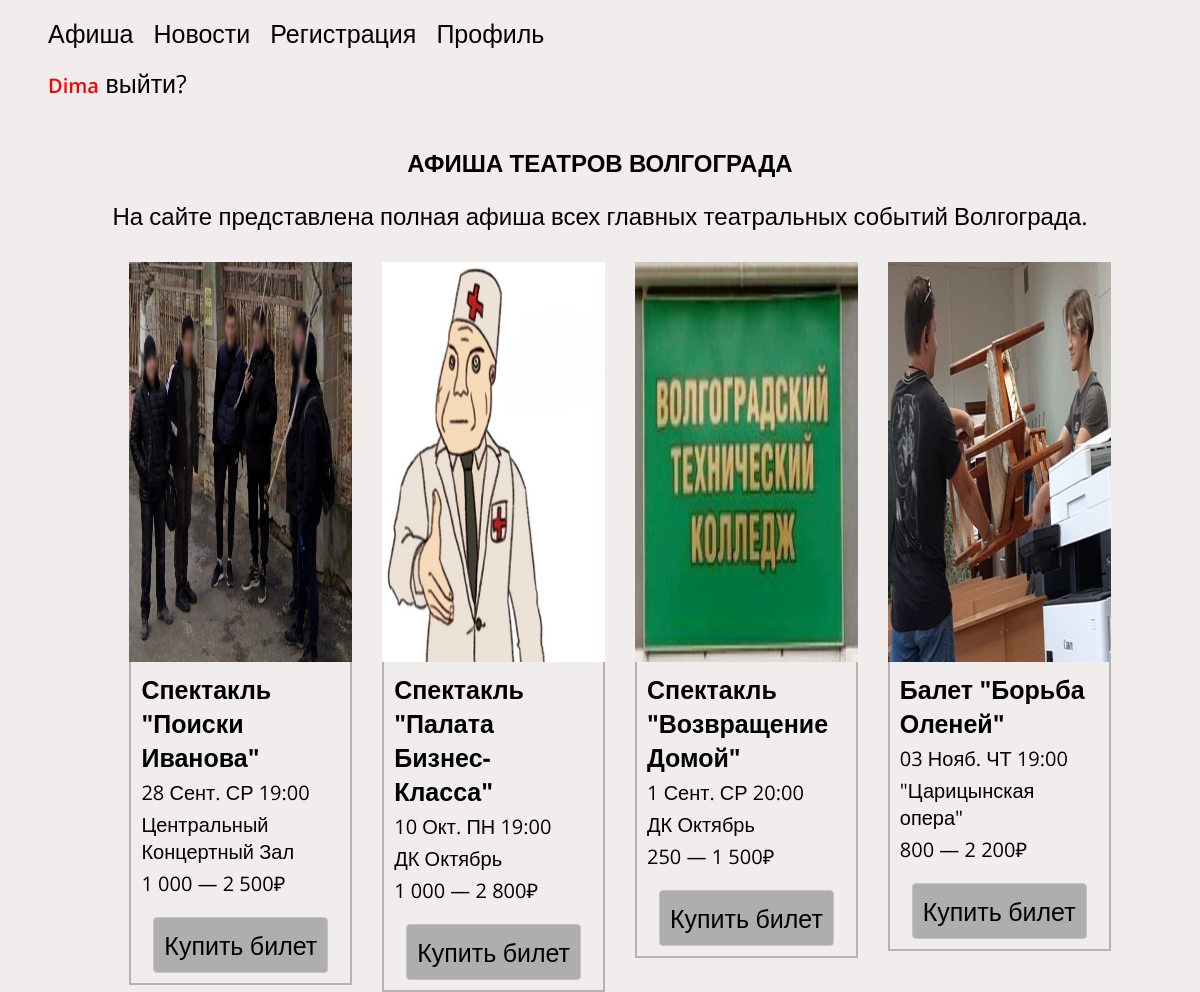
/ (signed in), run on the app's committed database.
### tables this page shows
CREATE TABLE `user` (
  `id` int NOT NULL,
  `login` varchar(255) NOT NULL,
  `password` varchar(255) NOT NULL
);

CREATE TABLE `poster` (
  `id` int NOT NULL,
  `img` varchar(255) NOT NULL,
  `name` varchar(255) NOT NULL,
  `date` varchar(255) NOT NULL,
  `place` varchar(255) NOT NULL,
  `price` varchar(255) NOT NULL
);

### index.php (the view, shortened to what this page needs)
<?php
include 'connect.php';
if (!$conn) {
    die("Ошибка: " . mysqli_connect_error());
} else {
    $posterSelect = "SELECT * FROM `poster`";
    $posterSelectResult = mysqli_query($conn, $posterSelect);
}
?>
<!DOCTYPE html>
<html lang="ru">
<head>
    <link rel="stylesheet" href="/style/style.css">
</head>
<body>
    <header class="header">
        <div class="header-container ">
            <nav class="header-nav">
                <ul class="menu flex">
                    <li>
                        <a href="index.php" class="header-link">Афиша</a>
                    </li>
                    <li>
                        <a href="#">Новости</a>
                    <li>
                        <a href="reg.php">Регистрация</a>
                    </li>
                    </li>
                    <li>
                    <a href="profil.php">Профиль</a>
                    </li>
                </ul>
                <?php
                echo "<ul class='header-cabinet'>";
                if (isset($_SESSION["userid"])) {
                    $userlogin  = $_SESSION["userid"];
                    $userSelect = "SELECT login FROM `user` WHERE id = '$userlogin'";
                    $userResult = mysqli_query($conn, $userSelect);
                    $userFetch = mysqli_fetch_array($userResult);
                    echo "<span class ='nameclass'>" . $userFetch['login'] . "</span>";
                    echo "<a href='exit.php'>" . " выйти?" . "</a>";
                } else {
                    echo "<a href='auth.php'>" . "Авторизация" . "</a>";
                }
                echo "</ul>"
                ?>
            </nav>
        </div>
    </header>
    <main class="main">
        <section class="section">
            <div class="container main-container">
                <h1 class="container-header">
                    АФИША ТЕАТРОВ ВОЛГОГРАДА
                </h1>
                <p class="container header-info">На&nbsp;сайте представлена полная афиша всех главных театральных событий Волгограда.
            </div>
            <div class="poster">
                <ul class="poster-list">
                    <?php
                    foreach ($posterSelectResult as $posterRow) {
                        echo "<li class='poster-item'>";
                        echo "<img src='img/" . $posterRow['img'] . "' alt=''>";
                        echo "<div class='poster-content-wrapper'>";
                        echo "<h2 class='poster-header'>" .
                            "<a href='index.php?name=' class='poster-link'>" . $posterRow['name'] . "</a>" .
                            "</h2>";
                        echo "<span class='poster-span'>" . "$posterRow[date]" . "</span>";
                        echo "<span class='poster-span'>" . "$posterRow[place]" . "</span>";
                        echo "<span class='poster-span'>" . "$posterRow[price]" . "</span>";
                        echo "<div class='theatre-about-wrapper'>";
                        echo "<a href='theatre.php?posterid=" . $posterRow['id'] . "' class='about-btn'>" . "Купить билет" . "</a>";
                        echo "</div>";
                        echo "</div>";
                        echo "</li>";
                    }
                    ?>
                </ul>
            </div>
        </section>
    </main>
</body>
</html>

### style/style.css (style rules this page uses)
html { box-sizing: border-box; }
a { align-items: center; text-decoration: none; color: black; font-size: 25px; padding-right: 20px; }
body { background-color: rgb(241, 237, 237); font-family: 'Open Sans', sans-serif; }
.header { padding-bottom: 10px; }
.flex { display: flex; }
.container { padding: 0 15px; margin: 0 auto; max-width: 1024px; }
ul { list-style: none; flex-wrap: wrap }
.nameclass { font-family: 'Open Sans', sans-serif; color: red; font-size: 20px; font-weight: 600; }
.main-container { text-align: center; margin-bottom: 30px; }
.header-info { font-size: 24px; }
.poster-item { width: calc((100% - 30px) / 5); margin-bottom: 10px; display: flex; flex-direction: column; max-height: 400px; min-height: 400px; }
.poster-item:not(:last-child) { margin-right: 30px; }
.poster-item img { display: flex; flex: 1; object-fit: content; overflow: block; max-height: 400px; min-height: 400px; }
.poster-content-wrapper { display: flex; flex-direction: column; align-content: center; padding: 10px; border: 2px solid rgb(180, 180, 180); border-top: none; }
.poster-header { margin: 0; margin-bottom: 5px; }
.poster-link { margin-bottom: 10px; }
.poster-span { margin-bottom: 5px; font-size: 20px; }
.poster-list { display: flex; justify-content: center; }
img { max-width: 100%; }
.theatre-about-wrapper { display: flex; flex: 1; justify-content: center; align-items: flex-end; padding-top: 15px; }
.about-btn { padding: 10px; color: rgb(0, 0, 0); background-color: rgb(174, 174, 174); border: 1px solid rgb(195, 195, 195); border-radius: 4px; }

### data on the page
user: login "Dima"
poster: img (picture), name "Спектакль \"Поиски Иванова\"", date "28 Сент. СР 19:00", place "Центральный Концертный Зал", price "1 000 — 2 500₽"
poster: img (picture), name "Спектакль \"Палата Бизнес-Класса\"", date "10 Окт. ПН 19:00", place "ДК Октябрь", price "1 000 — 2 800₽"
poster: img (picture), name "Спектакль \"Возвращение Домой\"", date "1 Сент. СР 20:00", place "ДК Октябрь", price "250 — 1 500₽"
poster: img (picture), name "Балет \"Борьба Оленей\"", date "03 Нояб. ЧТ 19:00", place "\"Царицынская опера\"", price "800 — 2 200₽"
